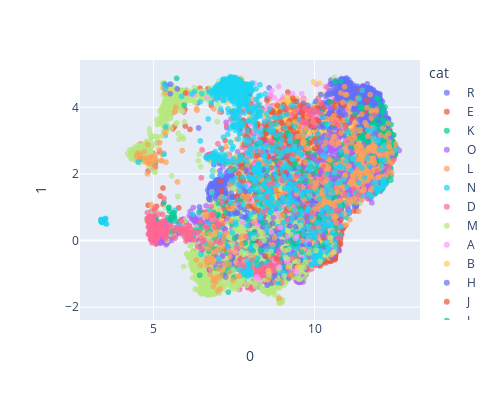

The code cell stored with this chart in its notebook:
### Code cell
import plotly.express as px  

fig_2d = px.scatter(
    embed_df, x=0, y=1, color='cat',
hover_data=["node_id", "node_name"]
)

# hover name
fig_2d.update_layout(
    width=500,
    height=400,
)

fig_2d.update_traces(opacity=.7)
fig_2d.show()

### Figure 1 — Plotly figure (JSON) as saved in the notebook; plotly's stock layout.template omitted (floating-point values rounded to 4 significant figures; data arrays with more than 128 entries replaced by an {"elided": "..."} marker saying what was removed)
{"data": [{"customdata": {"elided": "454x2 str values"}, "hovertemplate": "cat=R<br>0=%{x}<br>1=%{y}<br>node_id=%{customdata[0]}<br>node_name=%{customdata[1]}<extra></extra>", "legendgroup": "R", "marker": {"color": "#636efa", "symbol": "circle"}, "mode": "markers", "name": "R", "opacity": 0.7, "showlegend": true, "type": "scattergl", "x": {"elided": "454 float values"}, "xaxis": "x", "y": {"elided": "454 float values"}, "yaxis": "y"}, {"customdata": {"elided": "572x2 str values"}, "hovertemplate": "cat=E<br>0=%{x}<br>1=%{y}<br>node_id=%{customdata[0]}<br>node_name=%{customdata[1]}<extra></extra>", "legendgroup": "E", "marker": {"color": "#EF553B", "symbol": "circle"}, "mode": "markers", "name": "E", "opacity": 0.7, "showlegend": true, "type": "scattergl", "x": {"elided": "572 float values"}, "xaxis": "x", "y": {"elided": "572 float values"}, "yaxis": "y"}, {"customdata": {"elided": "650x2 str values"}, "hovertemplate": "cat=K<br>0=%{x}<br>1=%{y}<br>node_id=%{customdata[0]}<br>node_name=%{customdata[1]}<extra></extra>", "legendgroup": "K", "marker": {"color": "#00cc96", "symbol": "circle"}, "mode": "markers", "name": "K", "opacity": 0.7, "showlegend": true, "type": "scattergl", "x": {"elided": "650 float values"}, "xaxis": "x", "y": {"elided": "650 float values"}, "yaxis": "y"}, {"customdata": {"elided": "904x2 str values"}, "hovertemplate": "cat=O<br>0=%{x}<br>1=%{y}<br>node_id=%{customdata[0]}<br>node_name=%{customdata[1]}<extra></extra>", "legendgroup": "O", "marker": {"color": "#ab63fa", "symbol": "circle"}, "mode": "markers", "name": "O", "opacity": 0.7, "showlegend": true, "type": "scattergl", "x": {"elided": "904 float values"}, "xaxis": "x", "y": {"elided": "904 float values"}, "yaxis": "y"}, {"customdata": {"elided": "392x2 str values"}, "hovertemplate": "cat=L<br>0=%{x}<br>1=%{y}<br>node_id=%{customdata[0]}<br>node_name=%{customdata[1]}<extra></extra>", "legendgroup": "L", "marker": {"color": "#FFA15A", "symbol": "circle"}, "mode": "markers", "name": "L", "opacity": 0.7, "showlegend": true, "type": "scattergl", "x": {"elided": "392 float values"}, "xaxis": "x", "y": {"elided": "392 float values"}, "yaxis": "y"}, {"customdata": {"elided": "539x2 str values"}, "hovertemplate": "cat=N<br>0=%{x}<br>1=%{y}<br>node_id=%{customdata[0]}<br>node_name=%{customdata[1]}<extra></extra>", "legendgroup": "N", "marker": {"color": "#19d3f3", "symbol": "circle"}, "mode": "markers", "name": "N", "opacity": 0.7, "showlegend": true, "type": "scattergl", "x": {"elided": "539 float values"}, "xaxis": "x", "y": {"elided": "539 float values"}, "yaxis": "y"}, {"customdata": {"elided": "652x2 str values"}, "hovertemplate": "cat=D<br>0=%{x}<br>1=%{y}<br>node_id=%{customdata[0]}<br>node_name=%{customdata[1]}<extra></extra>", "legendgroup": "D", "marker": {"color": "#FF6692", "symbol": "circle"}, "mode": "markers", "name": "D", "opacity": 0.7, "showlegend": true, "type": "scattergl", "x": {"elided": "652 float values"}, "xaxis": "x", "y": {"elided": "652 float values"}, "yaxis": "y"}, {"customdata": {"elided": "2329x2 str values"}, "hovertemplate": "cat=M<br>0=%{x}<br>1=%{y}<br>node_id=%{customdata[0]}<br>node_name=%{customdata[1]}<extra></extra>", "legendgroup": "M", "marker": {"color": "#B6E880", "symbol": "circle"}, "mode": "markers", "name": "M", "opacity": 0.7, "showlegend": true, "type": "scattergl", "x": {"elided": "2329 float values"}, "xaxis": "x", "y": {"elided": "2329 float values"}, "yaxis": "y"}, {"customdata": {"elided": "443x2 str values"}, "hovertemplate": "cat=A<br>0=%{x}<br>1=%{y}<br>node_id=%{customdata[0]}<br>node_name=%{customdata[1]}<extra></extra>", "legendgroup": "A", "marker": {"color": "#FF97FF", "symbol": "circle"}, "mode": "markers", "name": "A", "opacity": 0.7, "showlegend": true, "type": "scattergl", "x": {"elided": "443 float values"}, "xaxis": "x", "y": {"elided": "443 float values"}, "yaxis": "y"}, {"customdata": {"elided": "275x2 str values"}, "hovertemplate": "cat=B<br>0=%{x}<br>1=%{y}<br>node_id=%{customdata[0]}<br>node_name=%{customdata[1]}<extra></extra>", "legendgroup": "B", "marker": {"color": "#FECB52", "symbol": "circle"}, "mode": "markers", "name": "B", "opacity": 0.7, "showlegend": true, "type": "scattergl", "x": {"elided": "275 float values"}, "xaxis": "x", "y": {"elided": "275 float values"}, "yaxis": "y"}, {"customdata": {"elided": "1215x2 str values"}, "hovertemplate": "cat=H<br>0=%{x}<br>1=%{y}<br>node_id=%{customdata[0]}<br>node_name=%{customdata[1]}<extra></extra>", "legendgroup": "H", "marker": {"color": "#636efa", "symbol": "circle"}, "mode": "markers", "name": "H", "opacity": 0.7, "showlegend": true, "type": "scattergl", "x": {"elided": "1215 float values"}, "xaxis": "x", "y": {"elided": "1215 float values"}, "yaxis": "y"}, {"customdata": {"elided": "323x2 str values"}, "hovertemplate": "cat=J<br>0=%{x}<br>1=%{y}<br>node_id=%{customdata[0]}<br>node_name=%{customdata[1]}<extra></extra>", "legendgroup": "J", "marker": {"color": "#EF553B", "symbol": "circle"}, "mode": "markers", "name": "J", "opacity": 0.7, "showlegend": true, "type": "scattergl", "x": {"elided": "323 float values"}, "xaxis": "x", "y": {"elided": "323 float values"}, "yaxis": "y"}, {"customdata": {"elided": "673x2 str values"}, "hovertemplate": "cat=I<br>0=%{x}<br>1=%{y}<br>node_id=%{customdata[0]}<br>node_name=%{customdata[1]}<extra></extra>", "legendgroup": "I", "marker": {"color": "#00cc96", "symbol": "circle"}, "mode": "markers", "name": "I", "opacity": 0.7, "showlegend": true, "type": "scattergl", "x": {"elided": "673 float values"}, "xaxis": "x", "y": {"elided": "673 float values"}, "yaxis": "y"}, {"customdata": {"elided": "445x2 str values"}, "hovertemplate": "cat=F<br>0=%{x}<br>1=%{y}<br>node_id=%{customdata[0]}<br>node_name=%{customdata[1]}<extra></extra>", "legendgroup": "F", "marker": {"color": "#ab63fa", "symbol": "circle"}, "mode": "markers", "name": "F", "opacity": 0.7, "showlegend": true, "type": "scattergl", "x": {"elided": "445 float values"}, "xaxis": "x", "y": {"elided": "445 float values"}, "yaxis": "y"}, {"customdata": {"elided": "542x2 str values"}, "hovertemplate": "cat=G<br>0=%{x}<br>1=%{y}<br>node_id=%{customdata[0]}<br>node_name=%{customdata[1]}<extra></extra>", "legendgroup": "G", "marker": {"color": "#FFA15A", "symbol": "circle"}, "mode": "markers", "name": "G", "opacity": 0.7, "showlegend": true, "type": "scattergl", "x": {"elided": "542 float values"}, "xaxis": "x", "y": {"elided": "542 float values"}, "yaxis": "y"}, {"customdata": {"elided": "1055x2 str values"}, "hovertemplate": "cat=C<br>0=%{x}<br>1=%{y}<br>node_id=%{customdata[0]}<br>node_name=%{customdata[1]}<extra></extra>", "legendgroup": "C", "marker": {"color": "#19d3f3", "symbol": "circle"}, "mode": "markers", "name": "C", "opacity": 0.7, "showlegend": true, "type": "scattergl", "x": {"elided": "1055 float values"}, "xaxis": "x", "y": {"elided": "1055 float values"}, "yaxis": "y"}, {"customdata": {"elided": "416x2 str values"}, "hovertemplate": "cat=P<br>0=%{x}<br>1=%{y}<br>node_id=%{customdata[0]}<br>node_name=%{customdata[1]}<extra></extra>", "legendgroup": "P", "marker": {"color": "#FF6692", "symbol": "circle"}, "mode": "markers", "name": "P", "opacity": 0.7, "showlegend": true, "type": "scattergl", "x": {"elided": "416 float values"}, "xaxis": "x", "y": {"elided": "416 float values"}, "yaxis": "y"}, {"customdata": [["Q67.3:icd10cm", "Plagiocephaly"], ["Q21.1:icd10cm", "Atrial septal defect"], ["Q37.9:icd10cm", "Cleft palate with cleft lip NOS"], ["Q24.9:icd10cm", "Congenital disease of heart"], ["Q22.5:icd10cm", "Ebstein's anomaly"], ["Q20.1:icd10cm", "Double outlet right ventricle"], ["Q76.2:icd10cm", "Congenital spondylolisthesis"], ["Q27.0:icd10cm", "Single umbilical artery"], ["Q37:icd10cm", "Cleft palate with cleft lip"], ["Q54:icd10cm", "Hypospadias"], ["Q35.9:icd10cm", "Cleft palate NOS"], ["Q89.2:icd10cm", "Thyroglossal cyst"], ["Q23.81:icd10cm", "Bicuspid aortic valve"], ["Q10.0:icd10cm", "Congenital ptosis"], ["Q21.0:icd10cm", "Roger's disease"], ["Q87.4:icd10cm", "Marfan syndrome"], ["Q79.6:icd10cm", "Ehlers-Danlos syndromes"], ["Q21.3:icd10cm", "Tetralogy of Fallot"], ["Q85.1:icd10cm", "Tuberous sclerosis"], ["Q67.5:icd10cm", "Congenital scoliosis NOS"], ["Q05:icd10cm", "meningomyelocele"], ["Q35:icd10cm", "Cleft palate"], ["Q12.0:icd10cm", "Congenital cataract"], ["Q96:icd10cm", "Turner's syndrome"], ["Q85.83:icd10cm", "Von Hippel-Lindau syndrome"], ["Q03:icd10cm", "Congenital hydrocephalus"], ["Q78.0:icd10cm", "Osteogenesis imperfecta"], ["Q21.12:icd10cm", "Patent foramen ovale"], ["Q75.0:icd10cm", "Craniosynostosis"], ["Q25.0:icd10cm", "Patent ductus arteriosus"]], "hovertemplate": "cat=Q<br>0=%{x}<br>1=%{y}<br>node_id=%{customdata[0]}<br>node_name=%{customdata[1]}<extra></extra>", "legendgroup": "Q", "marker": {"color": "#B6E880", "symbol": "circle"}, "mode": "markers", "name": "Q", "opacity": 0.7, "showlegend": true, "type": "scattergl", "x": [10.59, 9.57, 9.27, 9.618, 8.858, 8.443, 10.5, 9.083, 9.17, 9.233, 9.203, 9.454, 9.716, 8.651, 10.05, 9.474, 10.17, 9.492, 9.812, 9.61, 9.571, 9.1, 8.117, 8.568, 9.521, 9.056, 9.674, 8.884, 9.169, 8.171], "xaxis": "x", "y": [-0.3503, -0.813, 0.1762, -0.7551, -1.145, 0.000996, 0.08351, -0.3007, 0.2834, -0.7528, -0.2667, -1.121, -0.6487, -0.3322, -0.2914, -0.9316, -0.624, -0.618, -0.3669, -0.3696, 0.453, -0.5042, 0.07419, -1.023, -0.8631, -1.058, -0.8127, -0.8455, -0.5538, -0.1619], "yaxis": "y"}, {"customdata": [["S02.2:icd10cm", "Fracture of nasal bones"], ["S93.40:icd10cm", "Sprain of ankle NOS"], ["S82.89:icd10cm", "Fracture of ankle NOS"], ["S70.1:icd10cm", "Contusion of thigh"], ["S06:icd10cm", "traumatic brain injury"], ["S27.0:icd10cm", "Traumatic pneumothorax"], ["S93.4:icd10cm", "Sprain of ankle"], ["S42.0:icd10cm", "Fracture of clavicle"], ["S06.9:icd10cm", "Traumatic brain injury NOS"], ["S83.20:icd10cm", "Tear of meniscus of knee NOS"], ["S80.1:icd10cm", "Contusion of lower leg"], ["S14.3:icd10cm", "Injury of brachial plexus"], ["S72.00:icd10cm", "Fracture of hip NOS"], ["S02.3:icd10cm", "Fracture of orbital floor"]], "hovertemplate": "cat=S<br>0=%{x}<br>1=%{y}<br>node_id=%{customdata[0]}<br>node_name=%{customdata[1]}<extra></extra>", "legendgroup": "S", "marker": {"color": "#FF97FF", "symbol": "circle"}, "mode": "markers", "name": "S", "opacity": 0.7, "showlegend": true, "type": "scattergl", "x": [8.658, 9.586, 8.944, 9.139, 9.442, 8.258, 9.785, 8.754, 9.437, 9.406, 8.904, 9.165, 8.212, 9.451], "xaxis": "x", "y": [0.2584, -0.4388, 0.3972, -0.6406, -0.946, -1.17, -0.03998, -0.6028, -0.9009, 0.06245, -0.7944, 0.1258, -1.086, 0.1372], "yaxis": "y"}, {"customdata": [["T80.92:icd10cm", "Transfusion reaction NOS"], ["T14.91:icd10cm", "Attempted suicide NOS"], ["T14.8:icd10cm", "Abrasion NOS"], ["T79.A0:icd10cm", "Compartment syndrome NOS"], ["T75.3:icd10cm", "Seasickness"]], "hovertemplate": "cat=T<br>0=%{x}<br>1=%{y}<br>node_id=%{customdata[0]}<br>node_name=%{customdata[1]}<extra></extra>", "legendgroup": "T", "marker": {"color": "#FECB52", "symbol": "circle"}, "mode": "markers", "name": "T", "opacity": 0.7, "showlegend": true, "type": "scattergl", "x": [9.48, 9.644, 10.52, 8.567, 8.547], "xaxis": "x", "y": [-0.7925, -0.2708, -0.4155, -0.9033, -0.4233], "yaxis": "y"}, {"customdata": [["Z33.1:icd10cm", "Pregnancy NOS"], ["Z80.42:icd10cm", "Family history of malignant neoplasm of prostate"]], "hovertemplate": "cat=Z<br>0=%{x}<br>1=%{y}<br>node_id=%{customdata[0]}<br>node_name=%{customdata[1]}<extra></extra>", "legendgroup": "Z", "marker": {"color": "#636efa", "symbol": "circle"}, "mode": "markers", "name": "Z", "opacity": 0.7, "showlegend": true, "type": "scattergl", "x": [8.757, 9.838], "xaxis": "x", "y": [-1.051, -0.1086], "yaxis": "y"}, {"customdata": [["W34.00:icd10cm", "Gunshot wound NOS"], ["W19:icd10cm", "Accidental fall NOS"]], "hovertemplate": "cat=W<br>0=%{x}<br>1=%{y}<br>node_id=%{customdata[0]}<br>node_name=%{customdata[1]}<extra></extra>", "legendgroup": "W", "marker": {"color": "#EF553B", "symbol": "circle"}, "mode": "markers", "name": "W", "opacity": 0.7, "showlegend": true, "type": "scattergl", "x": [8.816, 8.479], "xaxis": "x", "y": [-0.5537, -0.4661], "yaxis": "y"}, {"customdata": [["X71-X83:icd10cm", "Suicide (attempted)"]], "hovertemplate": "cat=X<br>0=%{x}<br>1=%{y}<br>node_id=%{customdata[0]}<br>node_name=%{customdata[1]}<extra></extra>", "legendgroup": "X", "marker": {"color": "#00cc96", "symbol": "circle"}, "mode": "markers", "name": "X", "opacity": 0.7, "showlegend": true, "type": "scattergl", "x": [9.597], "xaxis": "x", "y": [-0.3486], "yaxis": "y"}], "layout": {"height": 400, "legend": {"title": {"text": "cat"}, "tracegroupgap": 0}, "margin": {"t": 60}, "width": 500, "xaxis": {"anchor": "y", "domain": [0, 1], "title": {"text": "0"}}, "yaxis": {"anchor": "x", "domain": [0, 1], "title": {"text": "1"}}}}
